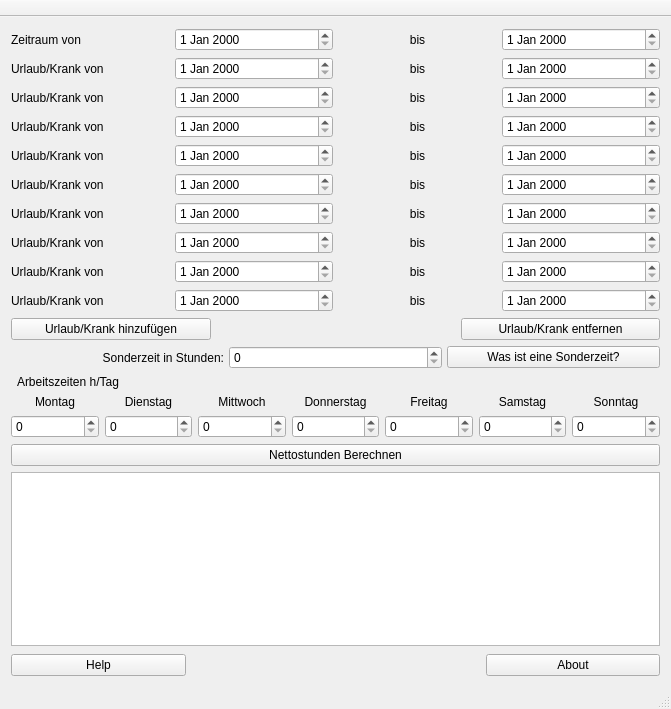
<?xml version="1.0" encoding="UTF-8"?>
<ui version="4.0">
 <class>MainWindow</class>
 <widget class="QMainWindow" name="MainWindow">
  <property name="geometry">
   <rect>
    <x>0</x>
    <y>0</y>
    <width>671</width>
    <height>709</height>
   </rect>
  </property>
  <property name="windowTitle">
   <string>MainWindow</string>
  </property>
  <widget class="QWidget" name="centralWidget">
   <layout class="QFormLayout" name="formLayout">
    <item row="0" column="0" colspan="2">
     <layout class="QGridLayout" name="gridLayout_2">
      <item row="4" column="2">
       <widget class="QLabel" name="label_urlaub_bis_4">
        <property name="text">
         <string>bis</string>
        </property>
        <property name="alignment">
         <set>Qt::AlignCenter</set>
        </property>
       </widget>
      </item>
      <item row="5" column="3">
       <widget class="QDateEdit" name="date_urlaub_bis_5"/>
      </item>
      <item row="6" column="1">
       <widget class="QDateEdit" name="date_urlaub_von_6"/>
      </item>
      <item row="7" column="3">
       <widget class="QDateEdit" name="date_urlaub_bis_7"/>
      </item>
      <item row="3" column="1">
       <widget class="QDateEdit" name="date_urlaub_von_3"/>
      </item>
      <item row="3" column="2">
       <widget class="QLabel" name="label_urlaub_bis_3">
        <property name="text">
         <string>bis</string>
        </property>
        <property name="alignment">
         <set>Qt::AlignCenter</set>
        </property>
       </widget>
      </item>
      <item row="1" column="3">
       <widget class="QDateEdit" name="date_urlaub_bis_1"/>
      </item>
      <item row="0" column="3">
       <widget class="QDateEdit" name="date_zeitraum_bis"/>
      </item>
      <item row="3" column="3">
       <widget class="QDateEdit" name="date_urlaub_bis_3"/>
      </item>
      <item row="3" column="0">
       <widget class="QLabel" name="label_urlaub_von_3">
        <property name="text">
         <string>Urlaub/Krank von</string>
        </property>
       </widget>
      </item>
      <item row="2" column="2">
       <widget class="QLabel" name="label_urlaub_bis_2">
        <property name="text">
         <string>bis</string>
        </property>
        <property name="alignment">
         <set>Qt::AlignCenter</set>
        </property>
       </widget>
      </item>
      <item row="1" column="2">
       <widget class="QLabel" name="label_urlaub_bis_1">
        <property name="text">
         <string>bis</string>
        </property>
        <property name="alignment">
         <set>Qt::AlignCenter</set>
        </property>
       </widget>
      </item>
      <item row="0" column="0">
       <widget class="QLabel" name="label_zeitraum_von">
        <property name="text">
         <string>Zeitraum von</string>
        </property>
       </widget>
      </item>
      <item row="0" column="2">
       <widget class="QLabel" name="label_zeitraum_bis">
        <property name="text">
         <string>bis</string>
        </property>
        <property name="alignment">
         <set>Qt::AlignCenter</set>
        </property>
       </widget>
      </item>
      <item row="1" column="1">
       <widget class="QDateEdit" name="date_urlaub_von_1"/>
      </item>
      <item row="0" column="1">
       <widget class="QDateEdit" name="date_zeitraum_von"/>
      </item>
      <item row="2" column="1">
       <widget class="QDateEdit" name="date_urlaub_von_2"/>
      </item>
      <item row="2" column="3">
       <widget class="QDateEdit" name="date_urlaub_bis_2"/>
      </item>
      <item row="2" column="0">
       <widget class="QLabel" name="label_urlaub_von_2">
        <property name="text">
         <string>Urlaub/Krank von</string>
        </property>
       </widget>
      </item>
      <item row="1" column="0">
       <widget class="QLabel" name="label_urlaub_von_1">
        <property name="text">
         <string>Urlaub/Krank von</string>
        </property>
       </widget>
      </item>
      <item row="4" column="0">
       <widget class="QLabel" name="label_urlaub_von_4">
        <property name="text">
         <string>Urlaub/Krank von</string>
        </property>
       </widget>
      </item>
      <item row="4" column="1">
       <widget class="QDateEdit" name="date_urlaub_von_4"/>
      </item>
      <item row="4" column="3">
       <widget class="QDateEdit" name="date_urlaub_bis_4"/>
      </item>
      <item row="7" column="1">
       <widget class="QDateEdit" name="date_urlaub_von_7"/>
      </item>
      <item row="5" column="1">
       <widget class="QDateEdit" name="date_urlaub_von_5"/>
      </item>
      <item row="9" column="1">
       <widget class="QDateEdit" name="date_urlaub_von_9"/>
      </item>
      <item row="8" column="3">
       <widget class="QDateEdit" name="date_urlaub_bis_8"/>
      </item>
      <item row="8" column="1">
       <widget class="QDateEdit" name="date_urlaub_von_8"/>
      </item>
      <item row="5" column="0">
       <widget class="QLabel" name="label_urlaub_von_5">
        <property name="text">
         <string>Urlaub/Krank von</string>
        </property>
       </widget>
      </item>
      <item row="9" column="3">
       <widget class="QDateEdit" name="date_urlaub_bis_9"/>
      </item>
      <item row="6" column="3">
       <widget class="QDateEdit" name="date_urlaub_bis_6"/>
      </item>
      <item row="5" column="2">
       <widget class="QLabel" name="label_urlaub_bis_5">
        <property name="text">
         <string>bis</string>
        </property>
        <property name="alignment">
         <set>Qt::AlignCenter</set>
        </property>
       </widget>
      </item>
      <item row="6" column="2">
       <widget class="QLabel" name="label_urlaub_bis_6">
        <property name="text">
         <string>bis</string>
        </property>
        <property name="alignment">
         <set>Qt::AlignCenter</set>
        </property>
       </widget>
      </item>
      <item row="7" column="2">
       <widget class="QLabel" name="label_urlaub_bis_7">
        <property name="text">
         <string>bis</string>
        </property>
        <property name="alignment">
         <set>Qt::AlignCenter</set>
        </property>
       </widget>
      </item>
      <item row="8" column="2">
       <widget class="QLabel" name="label_urlaub_bis_8">
        <property name="text">
         <string>bis</string>
        </property>
        <property name="alignment">
         <set>Qt::AlignCenter</set>
        </property>
       </widget>
      </item>
      <item row="9" column="2">
       <widget class="QLabel" name="label_urlaub_bis_9">
        <property name="text">
         <string>bis</string>
        </property>
        <property name="alignment">
         <set>Qt::AlignCenter</set>
        </property>
       </widget>
      </item>
      <item row="6" column="0">
       <widget class="QLabel" name="label_urlaub_von_6">
        <property name="text">
         <string>Urlaub/Krank von</string>
        </property>
       </widget>
      </item>
      <item row="7" column="0">
       <widget class="QLabel" name="label_urlaub_von_7">
        <property name="text">
         <string>Urlaub/Krank von</string>
        </property>
       </widget>
      </item>
      <item row="8" column="0">
       <widget class="QLabel" name="label_urlaub_von_8">
        <property name="text">
         <string>Urlaub/Krank von</string>
        </property>
       </widget>
      </item>
      <item row="9" column="0">
       <widget class="QLabel" name="label_urlaub_von_9">
        <property name="text">
         <string>Urlaub/Krank von</string>
        </property>
       </widget>
      </item>
     </layout>
    </item>
    <item row="4" column="0" colspan="2">
     <layout class="QGridLayout" name="gridLayout_3">
      <item row="0" column="0">
       <widget class="QLabel" name="label_montag">
        <property name="text">
         <string>Montag</string>
        </property>
        <property name="alignment">
         <set>Qt::AlignCenter</set>
        </property>
       </widget>
      </item>
      <item row="1" column="1">
       <widget class="QSpinBox" name="spin_dienstag">
        <property name="maximum">
         <number>24</number>
        </property>
       </widget>
      </item>
      <item row="0" column="5">
       <widget class="QLabel" name="label_samstag">
        <property name="text">
         <string>Samstag</string>
        </property>
        <property name="alignment">
         <set>Qt::AlignCenter</set>
        </property>
       </widget>
      </item>
      <item row="0" column="3">
       <widget class="QLabel" name="label_donnerstag">
        <property name="text">
         <string>Donnerstag</string>
        </property>
        <property name="alignment">
         <set>Qt::AlignCenter</set>
        </property>
       </widget>
      </item>
      <item row="1" column="0">
       <widget class="QSpinBox" name="spin_montag">
        <property name="maximum">
         <number>24</number>
        </property>
       </widget>
      </item>
      <item row="1" column="4">
       <widget class="QSpinBox" name="spin_freitag">
        <property name="maximum">
         <number>24</number>
        </property>
       </widget>
      </item>
      <item row="0" column="4">
       <widget class="QLabel" name="label_freitag">
        <property name="text">
         <string>Freitag</string>
        </property>
        <property name="alignment">
         <set>Qt::AlignCenter</set>
        </property>
       </widget>
      </item>
      <item row="0" column="1">
       <widget class="QLabel" name="label_dienstag">
        <property name="text">
         <string>Dienstag</string>
        </property>
        <property name="alignment">
         <set>Qt::AlignCenter</set>
        </property>
       </widget>
      </item>
      <item row="0" column="2">
       <widget class="QLabel" name="label_mittwoch">
        <property name="text">
         <string>Mittwoch</string>
        </property>
        <property name="alignment">
         <set>Qt::AlignCenter</set>
        </property>
       </widget>
      </item>
      <item row="1" column="3">
       <widget class="QSpinBox" name="spin_donnerstag">
        <property name="maximum">
         <number>24</number>
        </property>
       </widget>
      </item>
      <item row="1" column="2">
       <widget class="QSpinBox" name="spin_mittwoch">
        <property name="maximum">
         <number>24</number>
        </property>
       </widget>
      </item>
      <item row="0" column="6">
       <widget class="QLabel" name="label_sonntag">
        <property name="text">
         <string>Sonntag</string>
        </property>
        <property name="alignment">
         <set>Qt::AlignCenter</set>
        </property>
       </widget>
      </item>
      <item row="1" column="6">
       <widget class="QSpinBox" name="spin_sonntag">
        <property name="maximum">
         <number>24</number>
        </property>
       </widget>
      </item>
      <item row="1" column="5">
       <widget class="QSpinBox" name="spin_samstag">
        <property name="maximum">
         <number>24</number>
        </property>
       </widget>
      </item>
     </layout>
    </item>
    <item row="5" column="0" colspan="2">
     <widget class="QPushButton" name="button_nettostunden_berechnen">
      <property name="text">
       <string>Nettostunden Berechnen</string>
      </property>
     </widget>
    </item>
    <item row="6" column="0" colspan="2">
     <widget class="QTextBrowser" name="text_dialog"/>
    </item>
    <item row="7" column="0" colspan="2">
     <layout class="QHBoxLayout" name="horizontalLayout_5">
      <property name="spacing">
       <number>300</number>
      </property>
      <property name="topMargin">
       <number>2</number>
      </property>
      <property name="rightMargin">
       <number>0</number>
      </property>
      <item>
       <widget class="QPushButton" name="button_help">
        <property name="text">
         <string>Help</string>
        </property>
       </widget>
      </item>
      <item>
       <widget class="QPushButton" name="button_about">
        <property name="text">
         <string>About</string>
        </property>
       </widget>
      </item>
     </layout>
    </item>
    <item row="3" column="1">
     <widget class="QLabel" name="label_arbeiszeiten">
      <property name="text">
       <string>Arbeitszeiten h/Tag</string>
      </property>
     </widget>
    </item>
    <item row="2" column="0" colspan="2">
     <layout class="QHBoxLayout" name="horizontalLayout_6">
      <property name="spacing">
       <number>5</number>
      </property>
      <property name="leftMargin">
       <number>0</number>
      </property>
      <property name="topMargin">
       <number>0</number>
      </property>
      <item>
       <widget class="QLabel" name="label_sonderzeit">
        <property name="text">
         <string>Sonderzeit in Stunden:</string>
        </property>
        <property name="alignment">
         <set>Qt::AlignRight|Qt::AlignTrailing|Qt::AlignVCenter</set>
        </property>
       </widget>
      </item>
      <item>
       <widget class="QSpinBox" name="spin_sonderzeit">
        <property name="maximum">
         <number>9999</number>
        </property>
       </widget>
      </item>
      <item>
       <widget class="QPushButton" name="button_was_ist_sonderzeit">
        <property name="text">
         <string>Was ist eine Sonderzeit?</string>
        </property>
       </widget>
      </item>
     </layout>
    </item>
    <item row="1" column="0" colspan="2">
     <layout class="QHBoxLayout" name="horizontalLayout_7">
      <property name="spacing">
       <number>250</number>
      </property>
      <property name="leftMargin">
       <number>0</number>
      </property>
      <property name="topMargin">
       <number>0</number>
      </property>
      <item>
       <widget class="QPushButton" name="button_urlaub_hinzufuegen">
        <property name="text">
         <string>Urlaub/Krank hinzufügen</string>
        </property>
       </widget>
      </item>
      <item>
       <widget class="QPushButton" name="button_urlaub_entfernen">
        <property name="text">
         <string>Urlaub/Krank entfernen</string>
        </property>
       </widget>
      </item>
     </layout>
    </item>
   </layout>
  </widget>
  <widget class="QStatusBar" name="statusBar"/>
  <widget class="QToolBar" name="mainToolBar">
   <property name="movable">
    <bool>false</bool>
   </property>
   <attribute name="toolBarArea">
    <enum>TopToolBarArea</enum>
   </attribute>
   <attribute name="toolBarBreak">
    <bool>false</bool>
   </attribute>
  </widget>
  <widget class="QMenuBar" name="menuBar">
   <property name="geometry">
    <rect>
     <x>0</x>
     <y>0</y>
     <width>671</width>
     <height>22</height>
    </rect>
   </property>
  </widget>
 </widget>
 <layoutdefault spacing="6" margin="11"/>
 <tabstops>
  <tabstop>date_zeitraum_von</tabstop>
  <tabstop>date_zeitraum_bis</tabstop>
  <tabstop>date_urlaub_von_1</tabstop>
  <tabstop>date_urlaub_bis_1</tabstop>
  <tabstop>date_urlaub_von_2</tabstop>
  <tabstop>date_urlaub_bis_2</tabstop>
  <tabstop>date_urlaub_von_3</tabstop>
  <tabstop>date_urlaub_bis_3</tabstop>
  <tabstop>date_urlaub_von_4</tabstop>
  <tabstop>date_urlaub_bis_4</tabstop>
  <tabstop>date_urlaub_von_5</tabstop>
  <tabstop>date_urlaub_bis_5</tabstop>
  <tabstop>date_urlaub_von_6</tabstop>
  <tabstop>date_urlaub_bis_6</tabstop>
  <tabstop>date_urlaub_von_7</tabstop>
  <tabstop>date_urlaub_bis_7</tabstop>
  <tabstop>date_urlaub_von_8</tabstop>
  <tabstop>date_urlaub_bis_8</tabstop>
  <tabstop>date_urlaub_von_9</tabstop>
  <tabstop>date_urlaub_bis_9</tabstop>
  <tabstop>button_urlaub_hinzufuegen</tabstop>
  <tabstop>button_urlaub_entfernen</tabstop>
  <tabstop>spin_sonderzeit</tabstop>
  <tabstop>button_was_ist_sonderzeit</tabstop>
  <tabstop>spin_montag</tabstop>
  <tabstop>spin_dienstag</tabstop>
  <tabstop>spin_mittwoch</tabstop>
  <tabstop>spin_donnerstag</tabstop>
  <tabstop>spin_freitag</tabstop>
  <tabstop>spin_samstag</tabstop>
  <tabstop>spin_sonntag</tabstop>
  <tabstop>button_nettostunden_berechnen</tabstop>
  <tabstop>text_dialog</tabstop>
  <tabstop>button_help</tabstop>
  <tabstop>button_about</tabstop>
 </tabstops>
 <resources/>
 <connections/>
</ui>
